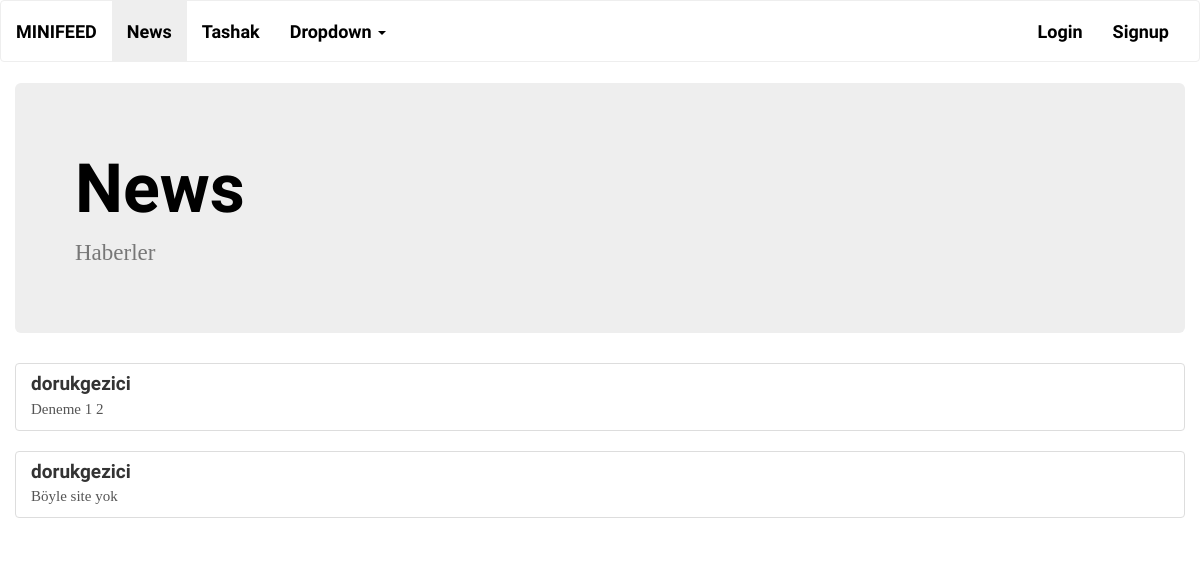
The page /categories/news/ on the database as committed earlier.
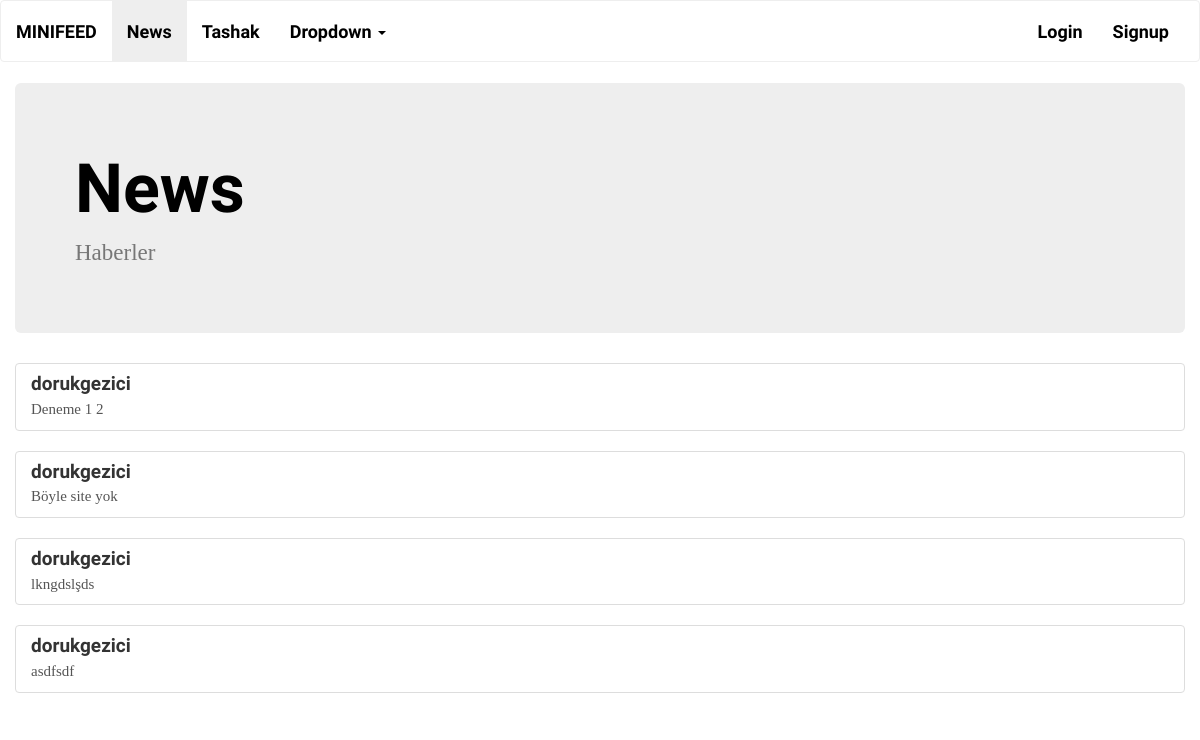
The same page on the database as committed later.
### feed/models.py (models this page shows, shortened)
class Category(models.Model):
    name = models.CharField(max_length=50)
    slug = models.SlugField(unique=True, blank=True)
    description = models.CharField(max_length=100, blank=True)
    def __str__(self):
        return "{name}".format(name=self.name)

class Post(models.Model):
    timestamp = models.DateTimeField(auto_now_add=True)
    body = models.CharField(max_length=200)
    category = models.ForeignKey("Category")
    author = models.ForeignKey(User, blank=False, null=False)

### feed/views.py (the view)
# urls.py: url(r'^categories/(?P<category_slug>[\w-]+)/$', CategoryDetailView.as_view(), name='category'),
class CategoryDetailView(generic.DetailView):
    model = Category
    template_name = 'category_detail.html'
    slug_url_kwarg = 'category_slug'
    def get_context_data(self, **kwargs):
        context = super().get_context_data(**kwargs)
        category = context['object']
        context['posts'] = category.post_set.all()
        return context

### feed/context_processors.py (called while the page is built)
def global_processor(request):
    return {
        "categories": Category.objects.all(),
        "user": request.user
    }

### feed/templates/category_detail.html
{% extends "theme.html" %}
{% block body %}
    <div class="container">
        <div class="row">
            <div class="jumbotron">
                <h1>{{ object }}</h1>
                <p>{{ object.description }}</p>
            </div>
        </div>
        {% for post in posts %}
            <div class="list-group">
                <div class="row">
                    <a href="#" class="list-group-item">
                        <h4 class="list-group-item-heading">{{ post.author }}</h4>
                        <p class="list-group-item-text">{{ post.body }}</p>
                    </a>
                </div>
            </div>
        {% endfor %}
    </div>
{% endblock %}

### feed/templates/theme.html (shortened to what this page needs)
<!DOCTYPE html>
<html>
  <head>
      {% load static %}
      <link rel="stylesheet" href={% static "css/bootstrap.min.css" %}>
      <link rel="stylesheet" href={% static "css/style.css" %}>
  </head>
  <body>
    <nav class="navbar navbar-default">
        <div class="container-fluid">
            <div class="navbar-header">
                <a class="navbar-brand" href="/">MiniFeed</a>
            </div>
            <div class="collapse navbar-collapse" id="bs-example-navbar-collapse-1">
                <ul class="nav navbar-nav">
                    {% for category in categories %}
                        {% url "category" category_slug=category.slug as category_url %}
                        <li {% if request.path == category_url %}class="active"{% endif %}><a href={{ category_url }}>{{ category.name }}</a></li>
                    {% endfor %}
                    <li class="dropdown">
                        <a href="#" class="dropdown-toggle" data-toggle="dropdown" role="button" aria-expanded="false">Dropdown <span class="caret"></span></a>
                    </li>
                </ul>
                <ul class="nav navbar-nav navbar-right">
                    {% if user.is_authenticated %}
                        <li><a href="{% url "logout" %}">Logout</a></li>
                    {% else %}
                        <li><a href="{% url "login" %}">Login</a></li>
                        <li><a href="{% url "signup" %}">Signup</a></li>
                    {% endif %}
                </ul>
            </div>
        </div>
    </nav>
    {% block body %}{% endblock %}
  </body>
</html>

Rows that differ between the two databases and show on the page:
added Post: author "dorukgezici", body "lkngdslşds"
added Post: author "dorukgezici", body "asdfsdf"
